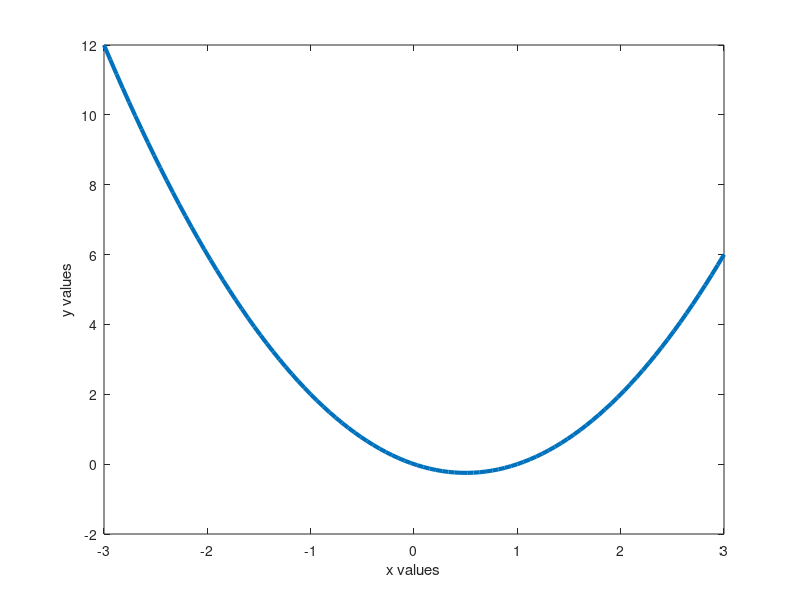

This figure's MATLAB source:
%%
% Basic plotting
figure(1);
clf;
fh = @(x) -x + x.^2;
x = linspace(-3, 3);
plot(x, fh(x), 'LineWidth', 3);
xlabel('x values');
ylabel('y values');
print('basic_plotting_020.png', '-dpng', '-r300');

